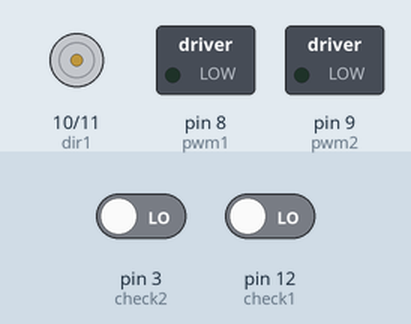
A sketch run on a simulated Arduino Uno, built with avr-gcc and run on an emulated ATmega328P. Parts: motor-driver pin pairs drawn as motors (green arrow = first pin HIGH = forward, orange = second pin HIGH = backward, longer = more drive), switched loads named in the sketch (green lamp = pin HIGH). The inputs (shaded band) are chosen by the test bench; at power-on: pin 12 (check1) LOW, pin 3 (check2) LOW.

Above: at 1.2 s.
1.3 s: pin 12 (check1) driven HIGH
At 2.5 s:
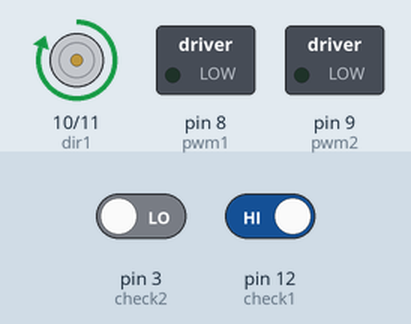
2.8 s: pin 3 (check2) driven HIGH
At 4.0 s:
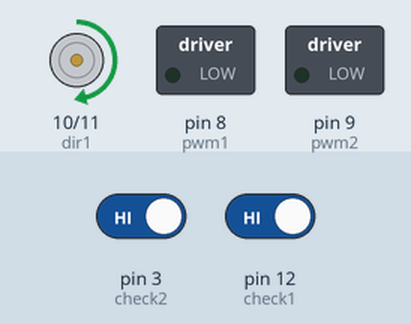
4.3 s: pin 3 (check2) driven LOW
At 4.7 s:
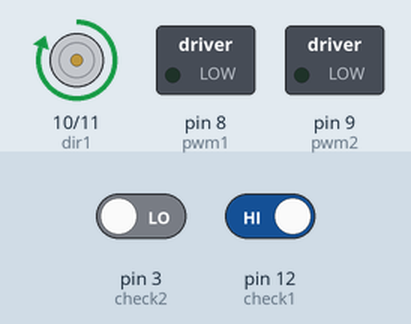
Timing chart, 0 to 7.3 s (numbered marks = the images above; inputs shaded):
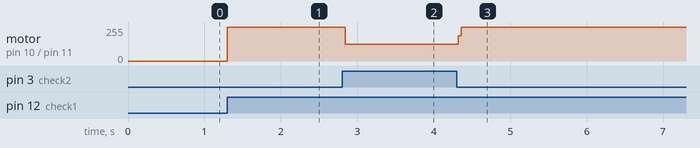

Measured:
- after the input at 1.3 s, motor on pin 10 (dir1) / pin 11 (dir2): stopped → forward 255/255 at once
- after the input at 2.8 s, motor on pin 10 (dir1) / pin 11 (dir2): forward 255/255 → forward 124/255 at once
- after the input at 4.3 s, motor on pin 10 (dir1) / pin 11 (dir2): forward 124/255 → forward 255/255 at once

The sketch:

motor_speed_control.ino
```cpp
const int motor_speed = 25 * 255 / 100;

const int pwm1 = 8;
const int pwm2 = 9;
const int dir1 = 10;
const int dir2 = 11;
const int check1 = 12;
const int check2 = 3;
void setup()
{
  pinMode(pwm1, OUTPUT);
  pinMode(pwm2, OUTPUT);
  pinMode(dir1, OUTPUT);
  pinMode(dir2,OUTPUT);
  pinMode(check1, INPUT);
  pinMode(check2, INPUT);
}

void loop() {

  if (digitalRead(check1) == HIGH)
  {
  digitalWrite(dir1, 1);
  analogWrite(pwm1, motor_speed);
  }

  if (digitalRead(check2) == HIGH)
  {
  digitalWrite(dir1, 0);
  analogWrite(pwm1, motor_speed);
  }

}
```
